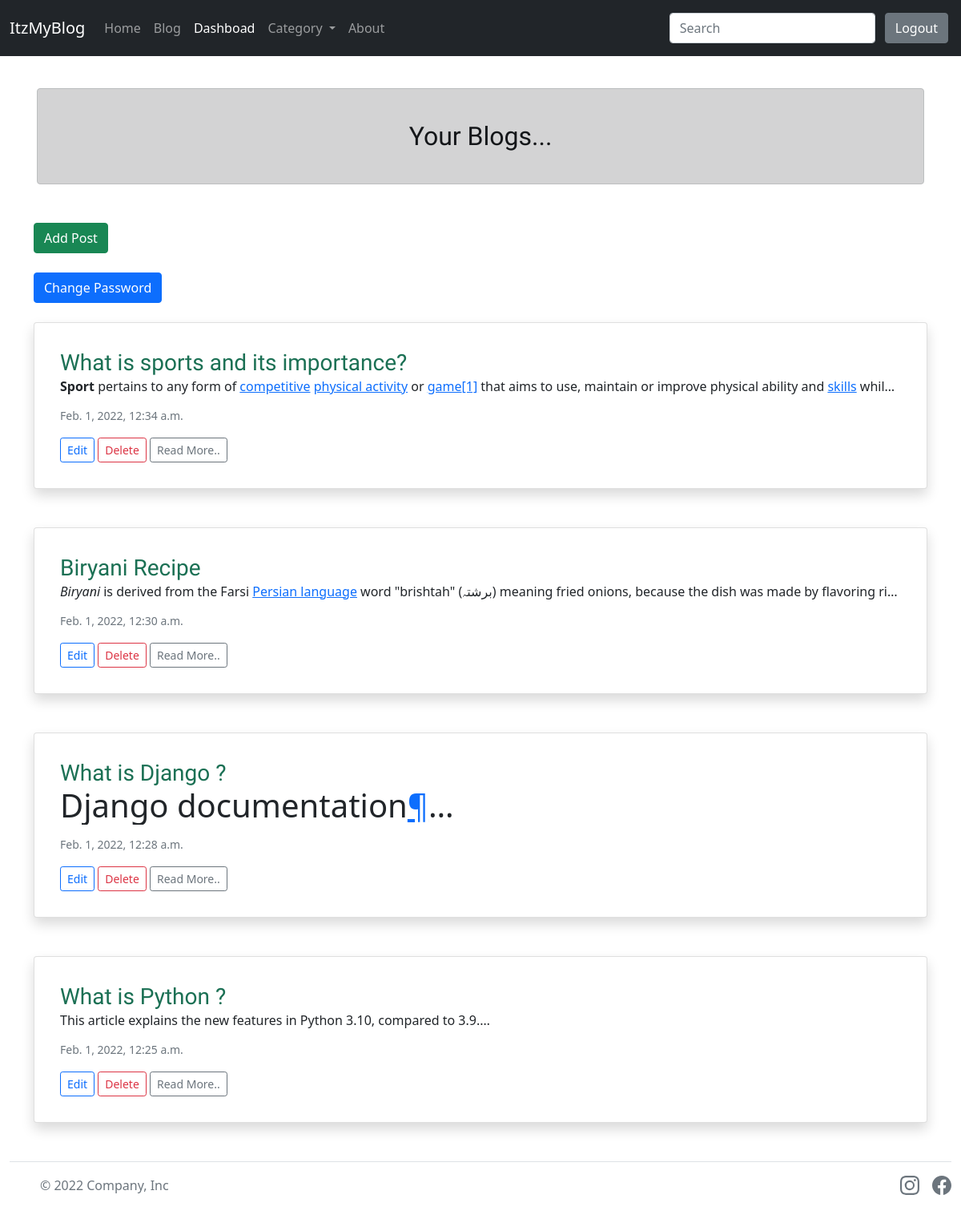
The page /dashboard/ (signed in) on the database its author committed.
### blogapp/models.py (models this page shows, shortened)
class Post(models.Model):
    author = models.ForeignKey(User,on_delete=models.CASCADE,null=True)
    post_id = models.AutoField(primary_key=True)
    blogviews=models.IntegerField(default=0)
    title = models.CharField(max_length=200)
    content = RichTextField(blank=True, null=True)
    slug = AutoSlugField(populate_from='title', unique=True, null=True)
    category = models.ForeignKey(Category,on_delete=models.CASCADE)
    image = models.ImageField(upload_to='post/')
    add_date = models.DateTimeField(auto_now_add=True, null=True)
    class Meta:
        ordering = ['-add_date',]

### blogapp/views.py (the view)
# urls.py: path('dashboard/', views.user_dashboard, name='dashboard'),
def user_dashboard(request):
    if request.user.is_authenticated:
        cats = Category.objects.all()
        posts = Post.objects.filter(author=request.user)
        return render(request, 'dashboard.html',  {'cats':cats, 'post':posts, 'd':'active'})
    else:
        return redirect('home')

### blogapp/models.py (called while the page is built)
    def __str__(self):
        return self.title

### templates/dashboard.html (shortened to what this page needs)
{% extends 'base.html' %}
{% block content %}
<div class="container mt-4 p-3 mb-3">
    <div class="alert alert-dark" role="alert">
        <h2 class="mb-4 mt-4" style="font-family: 'Mochiy Pop P One', sans-serif; text-align: center;">Your Blogs...</h2>
      </div>
</div>
 <div class="container"><a href="{% url 'addpost' %}" class="btn btn-success mb-4">Add Post</a></div>
<div class="container"><a href="{% url 'change-password' %}" class="btn btn-primary mb-4">Change Password</a></div>
<div class="container mb-5">
    {% for p in post %}
    <div class="card shadow p-3 mb-5 bg-body rounded">
    <div class="card-body">
        <h3 class="card-title" style="margin-bottom: 0rem;"><span style="font-family: 'Archivo Black', sans-serif; color: rgb(27, 112, 84);">{{p.title}}</span></h3>
        <div class="container" style="overflow: hidden;display: -webkit-box;-webkit-line-clamp: 1;-webkit-box-orient: vertical;margin: 12px auto; margin-top: 0px; padding: 0rem;">
            <p style="margin-bottom: 0rem;">{{p.content | safe}}</p>
        </div>
      <p class="card-text"><small class="text-muted">{{p.add_date}}</small></p>
      <a href="{% url 'updatepost' p.post_id %}" class="btn btn-sm btn-outline-primary">Edit</a>
      <a href="{% url 'deletepost' p.post_id %}" class="btn btn-sm btn-outline-danger">Delete</a>
      <a href="{% url 'post' p.slug %}" class="btn btn-sm btn-outline-secondary">Read More..</a>
    </div>
  </div>
  {% empty %}
      <div class="container text-center" style="margin-top: 250px;">
          <h3 style="font-family: 'Mochiy Pop P One', sans-serif; text-align: center;">No posts available</h3>
      </div>
  {% endfor %}
</div>
{% endblock %}

### rows shown on the page
Post: title "What is sports and its importance?", content "Sport pertains to any form of competitive physical activity or game [1] that aims to use, maintain or improve physical ability and skills", add_date "Feb. 1, 2022, 12:34 a.m."
Post: title "Biryani Recipe", content "Biryani is derived from the Farsi Persian language word \"brishtah\" (برشتہ) meaning fried onions, because the dish was made by flavoring…", add_date "Feb. 1, 2022, 12:30 a.m."
Post: title "What is Django ?", content "Django documentation ¶", add_date "Feb. 1, 2022, 12:28 a.m."
Post: title "What is Python ?", content "This article explains the new features in Python 3.10, compared to 3.9.", add_date "Feb. 1, 2022, 12:25 a.m."
